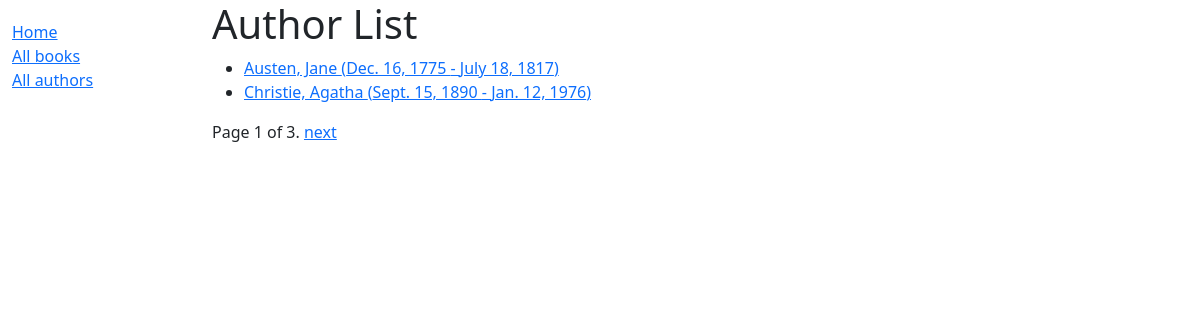
Screenshot of /catalog/authors/ with the database file from the repository.
### catalog/models.py (models this page shows)
class Author(models.Model):
    first_name = models.CharField(max_length=100)
    last_name = models.CharField(max_length=100)
    date_of_birth = models.DateField(null=True, blank=True)
    date_of_death = models.DateField('Died', null=True, blank=True)
    class Meta:
        ordering = ['last_name', 'first_name']
    def get_absolute_url(self):
        return reverse('author-detail', args=[str(self.id)])
    def __str__(self):
        return f'{self.last_name}, {self.first_name}'

### catalog/views.py (the view)
# urls.py: path('authors/', views.AuthorListView.as_view(), name='authors'),
class AuthorListView(generic.ListView):
    model = Author
    paginate_by = 2

### catalog/templates/catalog/author_list.html
{% extends "base_generic.html" %}
{% block content %}
  <h1>Author List</h1>
  {% if author_list %}
    <ul>
      {% for author in author_list %}
      <li>
        <a href="{{ author.get_absolute_url }}">{{ author }} ({{ author.date_of_birth }} - {{ author.date_of_death }})</a>
      </li>
      {% endfor %}
    </ul>
  {% else %}
    <p>There are no authors in the library.</p>
  {% endif %}
{% endblock %}

### rows the page displays
Author: last_name+first_name "Austen, Jane", date_of_birth "Dec. 16, 1775", date_of_death "July 18, 1817"
Author: last_name+first_name "Christie, Agatha", date_of_birth "Sept. 15, 1890", date_of_death "Jan. 12, 1976"

### other values shown
{{ page_obj.number }} "1"
{{ page_obj.paginator.num_pages }} "3"
